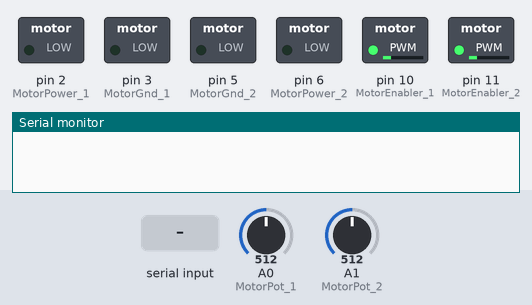
A sketch run on a simulated Arduino Uno, built with avr-gcc and run on an emulated ATmega328P. On the bench: switched loads named in the sketch (green lamp = pin HIGH), the last lines printed to the serial monitor. Inputs (shaded band) come from the test bench; at power-on: A0 (MotorPot_1) = 512, A1 (MotorPot_2) = 512.

Above: at 1.2 s.
1.3 s: ")" received over Serial
At 1.9 s:
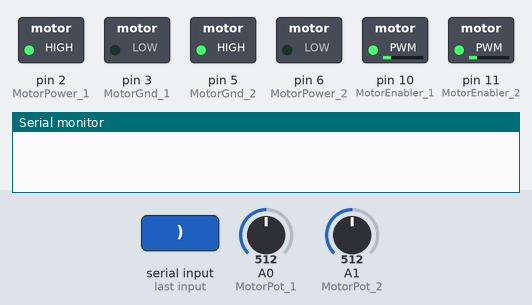
2.8 s: A0 (MotorPot_1) set to 3
4.3 s: A0 (MotorPot_1) set to 0
At 5.3 s:
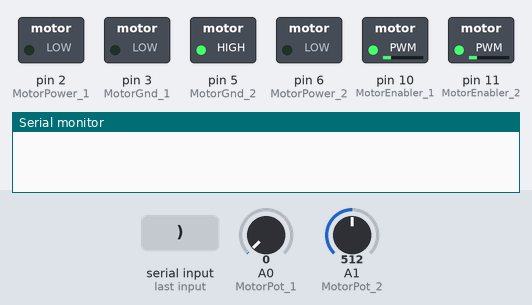
5.8 s: A1 (MotorPot_2) set to 3
7.3 s: A1 (MotorPot_2) set to 0
At 7.6 s:
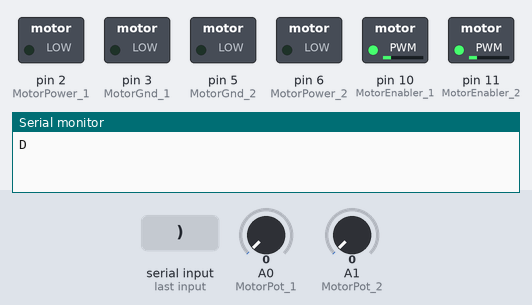
Timing chart, 0 to 10.3 s (numbered marks = the images above; inputs shaded):
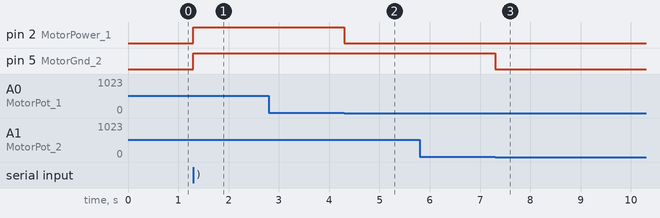

Measured:
- the behaviour switches between 2 and 1 on A0 (MotorPot_1) (found by bisection; images 1 and 2)
- the behaviour switches between 2 and 1 on A1 (MotorPot_2) (found by bisection; images 2 and 3)
- after the input at 1.3 s, pin 2 (MotorPower_1), pin 5 (MotorGnd_2): LOW → HIGH at once
- after the input at 2.8 s, every drawn part: stays the same
- after the input at 4.3 s, pin 2 (MotorPower_1): HIGH → LOW at once
- after the input at 5.8 s, every drawn part: stays the same
- after the input at 7.3 s, pin 5 (MotorGnd_2): HIGH → LOW at once

The sketch:

linearActuatorMotion_V4.ino
```cpp
const int MotorPower_1 = 2; // Connected to H-bridge pin 1A
const int MotorGnd_1 = 3; // Connected to H-bridge pin 2A
const int MotorEnabler_1 = 10; //4 originally // Connected to H-bridge pin 1,2EN
const int MotorGnd_2 = 5;  //Connected to H-bridge pin 4A
const int MotorPower_2 = 6; //Connected to H-bridge pin 3A
const int MotorEnabler_2 = 11; //7 originally //Connected to H-bridge pin 3,4EN
const int MotorPot_1 = A0; // Used to read analog value of poteniometer in motor 1 (x-direction)
const int MotorPot_2 = A1; // Used to read analog vlaue ofpoteniometer in motor 2 (y-direction)
int potVal_1 = 0; // Holds the potentiometer value of motor 1
int potVal_2 = 0; // Holds the potentiometer value of motor 2
char positionInput = 0; //Variable to read the characters of the position input by user in the Serial
int positionRecord = 0; //Variable to keep track whether (1) PositionX Read, (2) PositionY Read, (3) Moving to Position, (4) Reached Position
String positionXstr = "";
String positionYstr = "";
int positionX = 0;
int positionY = 0;
int stopCheck_1 = 0; // For Motor 1: Variable to tell system which direction motor is moving, so to establish proper stopping parameters
int stopCheck_2 = 0; // For Motor 2: Variable to tell system which direction motor is moving, so to establish proper stopping parameters
int motorStatus_1 = 0; // (1) Motor 2 active and moving, (2) Motor 1 done moving
int motorStatus_2 = 0; // (1) Motor 2 active and moving, (2) Motor 1 done moving

void setup() {
  // put your setup code here, to run once:

  //Initialize Serial for input/output
  Serial.begin(9600);

  //Initialize all arduino pins as OUTPUTs for motor control
  pinMode(MotorPower_1, OUTPUT);
  pinMode(MotorGnd_1, OUTPUT);
  pinMode(MotorPower_2, OUTPUT);
  pinMode(MotorGnd_2, OUTPUT);
  pinMode(MotorEnabler_1, OUTPUT);
  pinMode(MotorEnabler_2, OUTPUT);
  pinMode(MotorPot_1, INPUT);
  pinMode(MotorPot_2, INPUT);

  //Initialize the H-Bridge enablers as ON
  analogWrite(MotorEnabler_1, 50);
  analogWrite(MotorEnabler_2, 50);

  // Turn off all motor mechanics, by writing LOW to all pins
  digitalWrite(MotorPower_1, LOW);
  digitalWrite(MotorPower_2, LOW);
  digitalWrite(MotorGnd_1, LOW);
  digitalWrite(MotorGnd_2, LOW);

  //Write the current position of both motors
  //Serial.println("Send (X,Y) position");
  potVal_1 = analogRead(MotorPot_1);
  potVal_2 = analogRead(MotorPot_2);
  //Serial.print("Current X: ");
  //Serial.println(potVal_1);
  //Serial.print("Current Y: ");
  //Serial.println(potVal_2);
}

void loop() {
  //Keep measuring the positions of the motors
  potVal_1 = analogRead(MotorPot_1);
  potVal_2 = analogRead(MotorPot_2);

  //Runs if there was a position input in the Serial by the user
  //Position must be input in the form of '(X,Y)' where X & Y are integers from 1-1024
  if (Serial.available() > 0) {
    positionInput = Serial.read(); //Reads the characters of the user input

    if (positionInput == 'X'){ //If command input for GET CURRENT POSITION
      getCurrentPositionX();
    }
    else if (positionInput == 'Y'){
      getCurrentPositionY();
    }
    else if (positionInput == '('){ // If left-paranthese, system reads next character (which begins the desired X Position
      //Serial.println("Reading X");
      positionRecord = 1; //System marks that the X postion is being read
    }
    else if ((positionInput >= '0') && (positionInput <= '9') && (positionRecord == 1)){
      positionXstr += positionInput; //System reads the following characters and combines them, marking them as the X Position
    }                                // positionXstr is a string representation of the X Position input
    else if (positionInput == ','){ //If comma, system reads next character (which begins the desired Y Position
      //Serial.println("Reading Y");
      positionRecord = 2; // System marks that the Y position is being read
      }
    else if ((positionInput >= '0') && (positionInput <= '9') && (positionRecord == 2)){
      positionYstr += positionInput; //System reads the following characters and combines them, marking them as the Y Position
      }                              // positionYstr is a strin representation of the Y Position input
    else if (positionInput == ')'){ // If right-paranthese, system finishes reading position, and spits back out the input
      //Serial.print("X-Position: ");
      //Serial.println(positionXstr);
      //Serial.print("Y-Position: ");
      //Serial.println(positionYstr);
      positionX = positionXstr.toInt();
      positionY = positionYstr.toInt();
      positionRecord = 3; //System marks it is ready to turn motor on and move plate to required position
      }
   }

  if ((positionX >= 0) && (positionY >= 0) && (positionRecord == 3)) { //Only runs if X & Y Positions were successfully read
      //Case 1 -- Motor X moves IN, Motor Y moves IN
      if ((positionX < potVal_1) && (positionY < potVal_2)) {
        stopCheck_1 = 1; // Marks the direction Motor 1 is moving (IN)
        stopCheck_2 = 1; // Marks the direction Motor 2 is moving (IN)
        //Send Motor 1 IN
        digitalWrite(MotorPower_1,HIGH);
        digitalWrite(MotorGnd_1,LOW);
        //Send Motor 2 IN
        digitalWrite(MotorPower_2,LOW);
        digitalWrite(MotorGnd_2,HIGH);
        positionRecord = 4;
        }
      //Case 2 -- Motor X moves IN, Motor Y moves OUT
      else if ((positionX < potVal_1) && (positionY > potVal_2)) {
        stopCheck_1 = 1; // Marks the direction Motor 1 is moving (IN)
        stopCheck_2 = 2; // Marks the direction Motor 2 is moving (OUT)
        //Send Motor 1 IN
        digitalWrite(MotorPower_1,HIGH);
        digitalWrite(MotorGnd_1,LOW);
        //Send Motor 2 OUT
        digitalWrite(MotorPower_2,HIGH);
        digitalWrite(MotorGnd_2,LOW);
        positionRecord = 4;
        }
       //Case 3 -- Motor X moves OUT, Motor Y moves OUT
      else if ((positionX > potVal_1) && (positionY > potVal_2)) {
        stopCheck_1 = 2; // Marks the direction Motor 1 is moving (OUT)
        stopCheck_2 = 2; // Marks the direction Motor 2 is moving (OUT)
        //Send Motor 1 OUT
        digitalWrite(MotorPower_1,LOW);
        digitalWrite(MotorGnd_1,HIGH);
        //Send Motor 2 OUT
        digitalWrite(MotorPower_2,HIGH);
        digitalWrite(MotorGnd_2,LOW);
        positionRecord = 4;
        }
      //Case 4 -- Motor X moves OUT, Motor Y moves IN
      else if ((positionX > potVal_1) && (positionY < potVal_2)) {
        stopCheck_1 = 2; // Marks the direction Motor 1 is moving (OUT)
        stopCheck_2 = 1; // Marks the direction Motor 2 is moving (IN)
        //Send Motor 1 OUT
        digitalWrite(MotorPower_1,LOW);
        digitalWrite(MotorGnd_1,HIGH);
        //Send Motor 2 IN
        digitalWrite(MotorPower_2,LOW);
        digitalWrite(MotorGnd_2,HIGH);
        positionRecord = 4;
      }
  }
  //Runs if motor 1 is moving OUT, stops motor at desired position
  if ((stopCheck_1 == 2) && (positionRecord == 4)) {
    if (potVal_1 >= (positionX-1)){
      digitalWrite(MotorPower_1,LOW);
      digitalWrite(MotorGnd_1,LOW);
      //Serial.println("Motor 1 Done");
      //Serial.print("Position X: ");
      //Serial.println(potVal_1);
      motorStatus_1 = 1; //Runs if motor 1 is moving IN, stops motor at desired position
    }
  }
  //Runs if motor 1 is moving IN, stops motor at desired position
  else if ( (stopCheck_1 == 1) && (positionRecord == 4)) {
    if (potVal_1 <= (positionX+1)){
      digitalWrite(MotorPower_1,LOW);
      digitalWrite(MotorGnd_1,LOW);
      //Serial.println("Motor 1 Done");
      //Serial.print("Position X: ");
      //Serial.println(potVal_1);
      motorStatus_1 = 1; //Runs if motor 1 is moving IN, stops motor at desired position
    }
  }
  //Runs if motor 2 is moving OUT, stops motor at desired position
  if ((stopCheck_2 == 2) && (positionRecord == 4)) {
    if (potVal_2 >= (positionY-1)){
      digitalWrite(MotorPower_2,LOW);
      digitalWrite(MotorGnd_2,LOW);
      //Serial.println("Motor 2 Done");
      //Serial.print("Position Y: ");
      //Serial.println(potVal_2);
      motorStatus_2 = 1; //Runs if motor 1 is moving IN, stops motor at desired position
    }
  }
  //Runs if motor 2 is moving IN, stops motor at desired position
  else if ( (stopCheck_2 == 1) && (positionRecord == 4)) {
    if (potVal_2 <= (positionY+1)){
      digitalWrite(MotorPower_2,LOW);
      digitalWrite(MotorGnd_2,LOW);
      //Serial.println("Motor 2 Done");
      //Serial.print("Position Y: ");
      //Serial.println(potVal_2);
      motorStatus_2 = 1; //Runs if motor 1 is moving IN, stops motor at desired position
    }
  }
  // Runs once  both motors reached desired positions
  // Resets specific values so that a new position can be entered
  if ((motorStatus_1 == 1) && (motorStatus_2 == 1)){
    Serial.println('D');
    reset();
    }
}

void reset(){
  stopCheck_1 = 0;
  stopCheck_2 = 0;
  motorStatus_1 = 0;
  motorStatus_2 = 0;
  positionRecord = 0;
  positionInput = 0;
  positionXstr = "";
  positionYstr = "";
}

void getCurrentPositionX(){
  potVal_1 = analogRead(MotorPot_1);
  Serial.println(potVal_1);
}

void getCurrentPositionY(){
  potVal_2 = analogRead(MotorPot_2);
  Serial.println(potVal_2);
}
```
